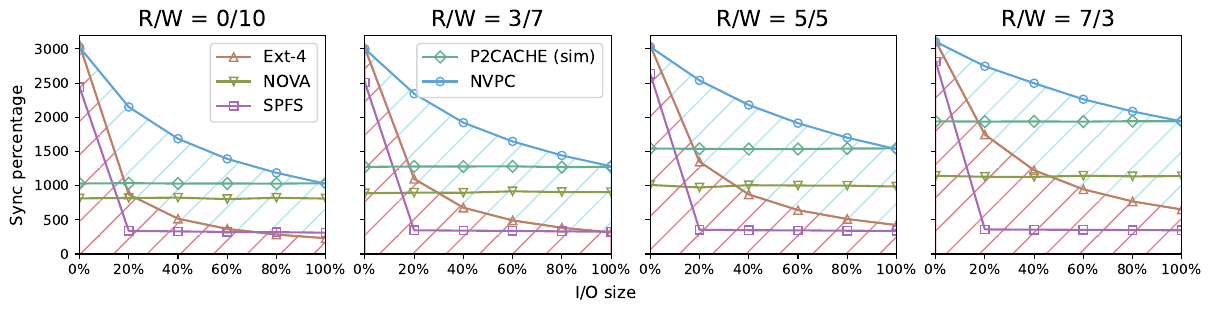

Recreate this plot in Python.
import matplotlib.pyplot as plt

fsnames = ['Ext-4', 'NOVA', 'SPFS', 'P2CACHE (sim)', 'NVPC']
legends1 = ['Ext-4', 'NOVA', 'SPFS']
legends2 = ['P2CACHE (sim)', 'NVPC']

# 生成随机数据
data_0_10 = {
    fsnames[0]: [3061.46,   871.62,     516.06,     367.95,     284.6,      231.34],
    fsnames[1]: [813.98,    820.09,    824.39,    803.81,     822.14,    811.25 ],
    fsnames[2]: [2440.10,   338.98,     330.82,     323.35,     319.91,     312.37],
    fsnames[3]: [1031.24,   1036.43,    1030.54,    1031.92,    1029.66,    1035.40],
    fsnames[4]: [3025.14,   2150.78,    1686.06,    1391.01,    1187.55,    1027.10]
}

data_3_7 = {
    fsnames[0]: [3011.79,   1099.12,    677.77,     491.30,     384.84,     316.83],
    fsnames[1]: [888.26,    897.36,    896.16,    917.32,     906.07,    904.95 ],
    fsnames[2]: [2509.80,   347.08,     342.40,     337.43,     331.62,     326.60],
    fsnames[3]: [1273.89,   1280.54,    1280.01,    1282.72,    1270.75,    1276.05],
    fsnames[4]: [3000.12,   2345.12,    1921.25,    1646.37,    1442.29,    1282.67]
}

data_5_5 = {
    fsnames[0]: [3049.45,   1349.44,    871.49,     642.63,     512.00,     423.61],
    fsnames[1]: [1010.24,   973.25,    1006.11,   1001.85,    1000.38,   987.14 ],
    fsnames[2]: [2633.52,   355.61,     348.30,     346.00,     340.94,     337.78],
    fsnames[3]: [1542.56,   1538.7,     1534.47,    1535.61,    1542.55,    1544.49],
    fsnames[4]: [3029.60,   2538.93,    2179.50,    1914.04,    1701.54,    1533.75]
}

data_7_3 = {
    fsnames[0]: [3112.49,   1746.44,    1225.37,    946.54,     769.25,     651.55],
    fsnames[1]: [1143.73,   1129.83,   1128.39,   1145.44,    1136.32,   1139.05],
    fsnames[2]: [2817.1,    359.74,     356.40,     353.67,     350.20,     347.09],
    fsnames[3]: [1940.04,   1936.98,    1938.80,    1936.42,    1942.47,    1941.24],
    fsnames[4]: [3104.62,   2746.19,    2497.68,    2263.01,    2085.58,    1939.40]
}

all_data = {
    'R/W = 0/10'    : data_0_10,
    'R/W = 3/7'     : data_3_7,
    'R/W = 5/5'     : data_5_5,
    'R/W = 7/3'     : data_7_3,
}

colors = {
    'Ext-4' : '#bd8066', 
    'NOVA' : '#8b9d4a', # BDD174
    'SPFS' : '#a56cb6', # BD97CE
    'P2CACHE (sim)' : '#64ae8f', # CCA391
    'NVPC' : '#5FA4D9'
}

markers = {
    'Ext-4' : '^',
    'NOVA' : 'v',
    'SPFS' : 's',
    'P2CACHE (sim)' : 'D',
    'NVPC' : 'o',
}

plt.rcParams['axes.xmargin'] = 0
plt.rcParams['axes.ymargin'] = 0
plt.rcParams['font.size'] = 10
plt.rcParams['axes.titlesize'] = 16
plt.rcParams['axes.labelsize'] = 12
plt.rcParams['xtick.labelsize'] = 10
plt.rcParams['ytick.labelsize'] = 10
plt.rcParams['legend.fontsize'] = 12

fig, axes = plt.subplots(1, 4, sharey=True, figsize=(12, 3), layout='constrained')
plt.subplots_adjust(wspace=0, hspace=0)

fig.supxlabel("I/O size")
fig.supylabel("Sync percentage")

for i, title in enumerate(all_data.keys()):
    legend_handlers = []
    axes[i].set_title(title)
    axes[i].set_xticks(ticks=range(0, 6), labels=['0%', '20%', '40%', '60%','80%','100%'])
    axes[i].set_ylim(top=3200)
    x = list(range(0, 6))
    for y_title in all_data[title]:
        label = None
        if title == 'R/W = 0/10' and y_title in legends1:
            label = y_title
        if title == 'R/W = 3/7' and y_title in legends2:
            label = y_title
        if title == 'R/W = 0/10' or title == 'R/W = 3/7':
            axes[i].plot(x, all_data[title][y_title], label=label, 
                    color=colors[y_title], marker=markers[y_title], 
                    markersize=6, markerfacecolor='none')
        else:
            axes[i].plot(x, all_data[title][y_title], 
                    color=colors[y_title], marker=markers[y_title], 
                    markersize=6, markerfacecolor='none')
    axes[i].fill(x+list(reversed(x)), all_data[title]['NVPC']+list(reversed(all_data[title]['Ext-4'])), color='none', edgecolor='#b7e5f2', hatch='/')
    axes[i].fill(x+list(reversed(x)), all_data[title]['Ext-4']+[0]*6, color='none', edgecolor='#e1838c', hatch='/')
    # if title == 'R/W = 0/10':
    #     plt.legend(labels=['Ext-4', 'NOVA', 'SPFS'])
    # if title == 'R/W = 3/7':
    #     plt.legend(labels=['P2CACHE (sim)', 'NVPC'])
    if title == 'R/W = 0/10' or title == 'R/W = 3/7':
        axes[i].legend()
    
plt.savefig('plot11.pdf', bbox_inches='tight')